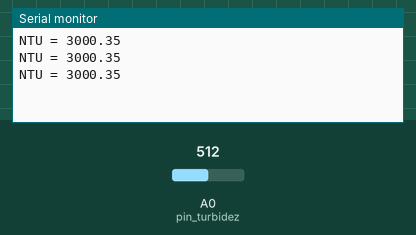
A sketch run on a simulated Arduino Uno, built with avr-gcc and run on an emulated ATmega328P. Shown: the last lines printed to the serial monitor. The inputs (shaded band) are chosen by the test bench; at power-on: A0 (pin_turbidez) = 512.

Above: at 1.3 s.
1.4 s: A0 (pin_turbidez) set to 716
At 1.9 s:
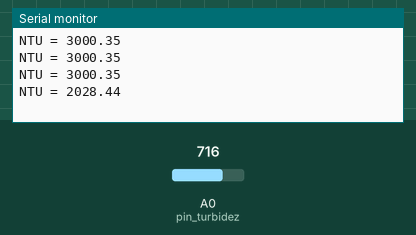
2.9 s: A0 (pin_turbidez) set to 900
At 3.4 s:
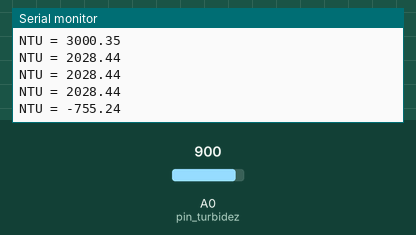
Timing chart, 0 to 5.9 s (numbered marks = the images above; inputs shaded):
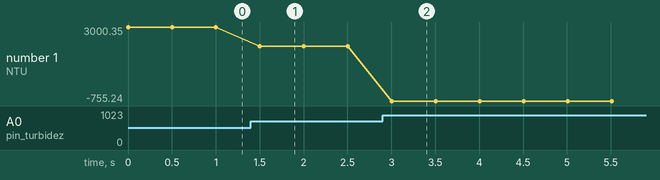

Measured:
- after the input at 1.4 s, the serial monitor: prints a new line after 0.10 s (image 1)
- after the input at 2.9 s, the serial monitor: prints a new line after 0.10 s (image 2)
- plotted number 1: 3000.35 → 2028.44 after the input at 1.4 s, 2028.44 → -755.24 after the input at 2.9 s

The sketch:

codigo.ino
```cpp
#define pin_turbidez A0

int leitura;
float tensao;
float ntu;

void setup() {
  Serial.begin(9600);
  pinMode(pin_turbidez, INPUT);
}

void loop() {
  leitura = analogRead(pin_turbidez);
  tensao = leitura*5.0/1024;
  ntu = -1120.4*tensao*tensao + 5742.3*tensao - 4352.9;

  Serial.print("NTU = ");
  Serial.println(ntu);
  delay(500);
}
```
